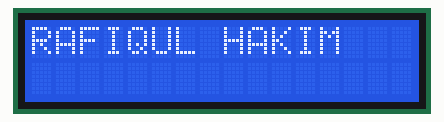
The sketch below on a simulated Arduino Uno, built with avr-gcc and run on an emulated ATmega328P. On the bench: 16×2 character LCD.

Above: at 0.1 s.
At 0.6 s:
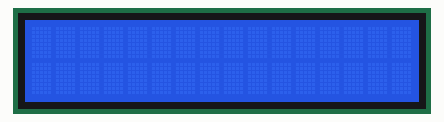

The sketch:

LCD_Display.ino
```cpp
#include <LiquidCrystal.h>

LiquidCrystal lcd (12, 11, 5, 4, 3, 2);

void setup() {
  lcd.begin(16, 2);
  lcd.print("RAFIQUL HAKIM");
}

void loop() {
  lcd.display();
  delay(500);
  lcd.noDisplay();
  delay(500);
}
```

Measured:
- what the display in image 1 shows lasts 0.5 s, from 0.6 s to 1.1 s
